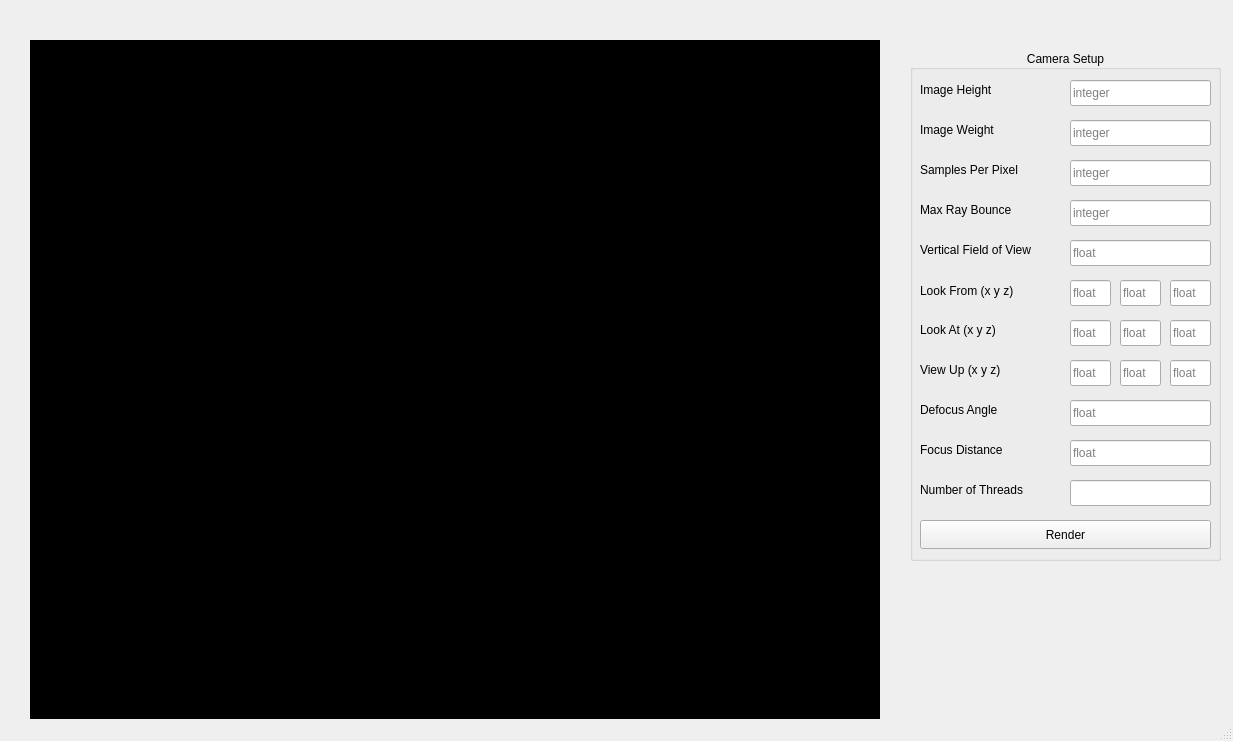
<?xml version="1.0" encoding="UTF-8"?>
<ui version="4.0">
 <class>MainWindow</class>
 <widget class="QMainWindow" name="MainWindow">
  <property name="geometry">
   <rect>
    <x>0</x>
    <y>0</y>
    <width>1233</width>
    <height>741</height>
   </rect>
  </property>
  <property name="sizePolicy">
   <sizepolicy hsizetype="Preferred" vsizetype="Preferred">
    <horstretch>0</horstretch>
    <verstretch>0</verstretch>
   </sizepolicy>
  </property>
  <property name="maximumSize">
   <size>
    <width>1920</width>
    <height>1080</height>
   </size>
  </property>
  <property name="windowTitle">
   <string>MainWindow</string>
  </property>
  <widget class="QWidget" name="centralwidget">
   <widget class="QGroupBox" name="groupBox">
    <property name="geometry">
     <rect>
      <x>910</x>
      <y>50</y>
      <width>311</width>
      <height>511</height>
     </rect>
    </property>
    <property name="sizePolicy">
     <sizepolicy hsizetype="Fixed" vsizetype="Fixed">
      <horstretch>1</horstretch>
      <verstretch>1</verstretch>
     </sizepolicy>
    </property>
    <property name="font">
     <font/>
    </property>
    <property name="layoutDirection">
     <enum>Qt::LeftToRight</enum>
    </property>
    <property name="title">
     <string>Camera Setup</string>
    </property>
    <property name="alignment">
     <set>Qt::AlignCenter</set>
    </property>
    <property name="flat">
     <bool>true</bool>
    </property>
    <property name="checkable">
     <bool>false</bool>
    </property>
    <widget class="QPushButton" name="renderButton">
     <property name="geometry">
      <rect>
       <x>10</x>
       <y>470</y>
       <width>291</width>
       <height>29</height>
      </rect>
     </property>
     <property name="text">
      <string>Render</string>
     </property>
    </widget>
    <widget class="QLabel" name="label">
     <property name="geometry">
      <rect>
       <x>10</x>
       <y>430</y>
       <width>141</width>
       <height>20</height>
      </rect>
     </property>
     <property name="font">
      <font>
       <family>Segoe UI</family>
       <pointsize>9</pointsize>
       <italic>false</italic>
       <underline>false</underline>
       <strikeout>false</strikeout>
       <kerning>true</kerning>
      </font>
     </property>
     <property name="styleSheet">
      <string notr="true"/>
     </property>
     <property name="text">
      <string>Number of Threads</string>
     </property>
    </widget>
    <widget class="QLineEdit" name="line_imageHeight">
     <property name="geometry">
      <rect>
       <x>160</x>
       <y>30</y>
       <width>141</width>
       <height>26</height>
      </rect>
     </property>
     <property name="placeholderText">
      <string>integer</string>
     </property>
    </widget>
    <widget class="QLineEdit" name="line_imageWeight">
     <property name="geometry">
      <rect>
       <x>160</x>
       <y>70</y>
       <width>141</width>
       <height>26</height>
      </rect>
     </property>
     <property name="placeholderText">
      <string>integer</string>
     </property>
    </widget>
    <widget class="QLineEdit" name="line_samplePerPixel">
     <property name="geometry">
      <rect>
       <x>160</x>
       <y>110</y>
       <width>141</width>
       <height>26</height>
      </rect>
     </property>
     <property name="placeholderText">
      <string>integer</string>
     </property>
    </widget>
    <widget class="QLineEdit" name="line_defocusAngle">
     <property name="geometry">
      <rect>
       <x>160</x>
       <y>350</y>
       <width>141</width>
       <height>26</height>
      </rect>
     </property>
     <property name="placeholderText">
      <string>float</string>
     </property>
    </widget>
    <widget class="QLineEdit" name="line_maxRayBounce">
     <property name="geometry">
      <rect>
       <x>160</x>
       <y>150</y>
       <width>141</width>
       <height>26</height>
      </rect>
     </property>
     <property name="placeholderText">
      <string>integer</string>
     </property>
    </widget>
    <widget class="QLineEdit" name="line_verticalField">
     <property name="geometry">
      <rect>
       <x>160</x>
       <y>190</y>
       <width>141</width>
       <height>26</height>
      </rect>
     </property>
     <property name="toolTip">
      <string/>
     </property>
     <property name="autoFillBackground">
      <bool>false</bool>
     </property>
     <property name="locale">
      <locale language="Turkish" country="Turkey"/>
     </property>
     <property name="placeholderText">
      <string>float</string>
     </property>
    </widget>
    <widget class="QLineEdit" name="line_lookFrom_x">
     <property name="geometry">
      <rect>
       <x>160</x>
       <y>230</y>
       <width>41</width>
       <height>26</height>
      </rect>
     </property>
     <property name="placeholderText">
      <string>float</string>
     </property>
    </widget>
    <widget class="QLineEdit" name="line_lookAt_x">
     <property name="geometry">
      <rect>
       <x>160</x>
       <y>270</y>
       <width>41</width>
       <height>26</height>
      </rect>
     </property>
     <property name="placeholderText">
      <string>float</string>
     </property>
    </widget>
    <widget class="QLineEdit" name="line_viewUp_x">
     <property name="geometry">
      <rect>
       <x>160</x>
       <y>310</y>
       <width>41</width>
       <height>26</height>
      </rect>
     </property>
     <property name="placeholderText">
      <string>float</string>
     </property>
    </widget>
    <widget class="QLineEdit" name="line_focusDist">
     <property name="geometry">
      <rect>
       <x>160</x>
       <y>390</y>
       <width>141</width>
       <height>26</height>
      </rect>
     </property>
     <property name="placeholderText">
      <string>float</string>
     </property>
    </widget>
    <widget class="QLineEdit" name="line_numThreads">
     <property name="geometry">
      <rect>
       <x>160</x>
       <y>430</y>
       <width>141</width>
       <height>26</height>
      </rect>
     </property>
     <property name="placeholderText">
      <string/>
     </property>
    </widget>
    <widget class="QLabel" name="label_2">
     <property name="geometry">
      <rect>
       <x>10</x>
       <y>390</y>
       <width>141</width>
       <height>20</height>
      </rect>
     </property>
     <property name="font">
      <font>
       <family>Segoe UI</family>
       <pointsize>9</pointsize>
       <italic>false</italic>
       <underline>false</underline>
       <strikeout>false</strikeout>
       <kerning>true</kerning>
      </font>
     </property>
     <property name="styleSheet">
      <string notr="true"/>
     </property>
     <property name="text">
      <string>Focus Distance</string>
     </property>
    </widget>
    <widget class="QLabel" name="label_3">
     <property name="geometry">
      <rect>
       <x>10</x>
       <y>350</y>
       <width>141</width>
       <height>20</height>
      </rect>
     </property>
     <property name="font">
      <font>
       <family>Segoe UI</family>
       <pointsize>9</pointsize>
       <italic>false</italic>
       <underline>false</underline>
       <strikeout>false</strikeout>
       <kerning>true</kerning>
      </font>
     </property>
     <property name="styleSheet">
      <string notr="true"/>
     </property>
     <property name="text">
      <string>Defocus Angle</string>
     </property>
    </widget>
    <widget class="QLabel" name="label_4">
     <property name="geometry">
      <rect>
       <x>10</x>
       <y>310</y>
       <width>141</width>
       <height>20</height>
      </rect>
     </property>
     <property name="font">
      <font>
       <family>Segoe UI</family>
       <pointsize>9</pointsize>
       <italic>false</italic>
       <underline>false</underline>
       <strikeout>false</strikeout>
       <kerning>true</kerning>
      </font>
     </property>
     <property name="styleSheet">
      <string notr="true"/>
     </property>
     <property name="text">
      <string>View Up (x y z)</string>
     </property>
    </widget>
    <widget class="QLabel" name="label_5">
     <property name="geometry">
      <rect>
       <x>10</x>
       <y>270</y>
       <width>141</width>
       <height>20</height>
      </rect>
     </property>
     <property name="font">
      <font>
       <family>Segoe UI</family>
       <pointsize>9</pointsize>
       <italic>false</italic>
       <underline>false</underline>
       <strikeout>false</strikeout>
       <kerning>true</kerning>
      </font>
     </property>
     <property name="styleSheet">
      <string notr="true"/>
     </property>
     <property name="text">
      <string>Look At (x y z)</string>
     </property>
    </widget>
    <widget class="QLabel" name="label_6">
     <property name="geometry">
      <rect>
       <x>10</x>
       <y>230</y>
       <width>141</width>
       <height>21</height>
      </rect>
     </property>
     <property name="font">
      <font>
       <family>Segoe UI</family>
       <pointsize>9</pointsize>
       <italic>false</italic>
       <underline>false</underline>
       <strikeout>false</strikeout>
       <kerning>true</kerning>
      </font>
     </property>
     <property name="styleSheet">
      <string notr="true"/>
     </property>
     <property name="text">
      <string>Look From (x y z)</string>
     </property>
    </widget>
    <widget class="QLabel" name="label_7">
     <property name="geometry">
      <rect>
       <x>10</x>
       <y>190</y>
       <width>151</width>
       <height>20</height>
      </rect>
     </property>
     <property name="font">
      <font>
       <family>Segoe UI</family>
       <pointsize>9</pointsize>
       <italic>false</italic>
       <underline>false</underline>
       <strikeout>false</strikeout>
       <kerning>true</kerning>
      </font>
     </property>
     <property name="styleSheet">
      <string notr="true"/>
     </property>
     <property name="text">
      <string>Vertical Field of View </string>
     </property>
    </widget>
    <widget class="QLabel" name="label_8">
     <property name="geometry">
      <rect>
       <x>10</x>
       <y>150</y>
       <width>141</width>
       <height>20</height>
      </rect>
     </property>
     <property name="font">
      <font>
       <family>Segoe UI</family>
       <pointsize>9</pointsize>
       <italic>false</italic>
       <underline>false</underline>
       <strikeout>false</strikeout>
       <kerning>true</kerning>
      </font>
     </property>
     <property name="styleSheet">
      <string notr="true"/>
     </property>
     <property name="text">
      <string>Max Ray Bounce </string>
     </property>
    </widget>
    <widget class="QLabel" name="label_9">
     <property name="geometry">
      <rect>
       <x>10</x>
       <y>110</y>
       <width>141</width>
       <height>20</height>
      </rect>
     </property>
     <property name="font">
      <font>
       <family>Segoe UI</family>
       <pointsize>9</pointsize>
       <italic>false</italic>
       <underline>false</underline>
       <strikeout>false</strikeout>
       <kerning>true</kerning>
      </font>
     </property>
     <property name="styleSheet">
      <string notr="true"/>
     </property>
     <property name="text">
      <string>Samples Per Pixel </string>
     </property>
    </widget>
    <widget class="QLabel" name="label_10">
     <property name="geometry">
      <rect>
       <x>10</x>
       <y>70</y>
       <width>141</width>
       <height>20</height>
      </rect>
     </property>
     <property name="font">
      <font>
       <family>Segoe UI</family>
       <pointsize>9</pointsize>
       <italic>false</italic>
       <underline>false</underline>
       <strikeout>false</strikeout>
       <kerning>true</kerning>
      </font>
     </property>
     <property name="styleSheet">
      <string notr="true"/>
     </property>
     <property name="text">
      <string>Image Weight </string>
     </property>
    </widget>
    <widget class="QLabel" name="label_11">
     <property name="geometry">
      <rect>
       <x>10</x>
       <y>30</y>
       <width>141</width>
       <height>20</height>
      </rect>
     </property>
     <property name="font">
      <font>
       <family>Segoe UI</family>
       <pointsize>9</pointsize>
       <italic>false</italic>
       <underline>false</underline>
       <strikeout>false</strikeout>
       <kerning>true</kerning>
      </font>
     </property>
     <property name="styleSheet">
      <string notr="true"/>
     </property>
     <property name="text">
      <string>Image Height </string>
     </property>
    </widget>
    <widget class="QLineEdit" name="line_lookFrom_y">
     <property name="geometry">
      <rect>
       <x>210</x>
       <y>230</y>
       <width>41</width>
       <height>26</height>
      </rect>
     </property>
     <property name="text">
      <string/>
     </property>
     <property name="placeholderText">
      <string>float</string>
     </property>
    </widget>
    <widget class="QLineEdit" name="line_lookFrom_z">
     <property name="geometry">
      <rect>
       <x>260</x>
       <y>230</y>
       <width>41</width>
       <height>26</height>
      </rect>
     </property>
     <property name="placeholderText">
      <string>float</string>
     </property>
    </widget>
    <widget class="QLineEdit" name="line_lookAt_y">
     <property name="geometry">
      <rect>
       <x>210</x>
       <y>270</y>
       <width>41</width>
       <height>26</height>
      </rect>
     </property>
     <property name="placeholderText">
      <string>float</string>
     </property>
    </widget>
    <widget class="QLineEdit" name="line_lookAt_z">
     <property name="geometry">
      <rect>
       <x>260</x>
       <y>270</y>
       <width>41</width>
       <height>26</height>
      </rect>
     </property>
     <property name="placeholderText">
      <string>float</string>
     </property>
    </widget>
    <widget class="QLineEdit" name="line_viewUp_y">
     <property name="geometry">
      <rect>
       <x>210</x>
       <y>310</y>
       <width>41</width>
       <height>26</height>
      </rect>
     </property>
     <property name="placeholderText">
      <string>float</string>
     </property>
    </widget>
    <widget class="QLineEdit" name="line_viewUp_z">
     <property name="geometry">
      <rect>
       <x>260</x>
       <y>310</y>
       <width>41</width>
       <height>26</height>
      </rect>
     </property>
     <property name="placeholderText">
      <string>float</string>
     </property>
    </widget>
   </widget>
   <widget class="QLabel" name="image">
    <property name="geometry">
     <rect>
      <x>30</x>
      <y>40</y>
      <width>850</width>
      <height>700</height>
     </rect>
    </property>
    <property name="sizePolicy">
     <sizepolicy hsizetype="Preferred" vsizetype="Preferred">
      <horstretch>0</horstretch>
      <verstretch>0</verstretch>
     </sizepolicy>
    </property>
    <property name="maximumSize">
     <size>
      <width>1080</width>
      <height>1920</height>
     </size>
    </property>
    <property name="autoFillBackground">
     <bool>false</bool>
    </property>
    <property name="styleSheet">
     <string notr="true">color:rgb(255, 255, 255);background-color: rgb(0, 0, 0);</string>
    </property>
    <property name="text">
     <string/>
    </property>
    <property name="alignment">
     <set>Qt::AlignCenter</set>
    </property>
   </widget>
  </widget>
  <widget class="QMenuBar" name="menubar">
   <property name="geometry">
    <rect>
     <x>0</x>
     <y>0</y>
     <width>1233</width>
     <height>26</height>
    </rect>
   </property>
  </widget>
  <widget class="QStatusBar" name="statusbar"/>
 </widget>
 <tabstops>
  <tabstop>line_imageHeight</tabstop>
  <tabstop>line_imageWeight</tabstop>
  <tabstop>line_samplePerPixel</tabstop>
  <tabstop>line_maxRayBounce</tabstop>
  <tabstop>line_verticalField</tabstop>
  <tabstop>line_lookFrom_x</tabstop>
  <tabstop>line_lookFrom_y</tabstop>
  <tabstop>line_lookFrom_z</tabstop>
  <tabstop>line_lookAt_x</tabstop>
  <tabstop>line_lookAt_y</tabstop>
  <tabstop>line_lookAt_z</tabstop>
  <tabstop>line_viewUp_x</tabstop>
  <tabstop>line_viewUp_y</tabstop>
  <tabstop>line_viewUp_z</tabstop>
  <tabstop>line_defocusAngle</tabstop>
  <tabstop>line_focusDist</tabstop>
  <tabstop>line_numThreads</tabstop>
  <tabstop>renderButton</tabstop>
 </tabstops>
 <resources/>
 <connections/>
</ui>
